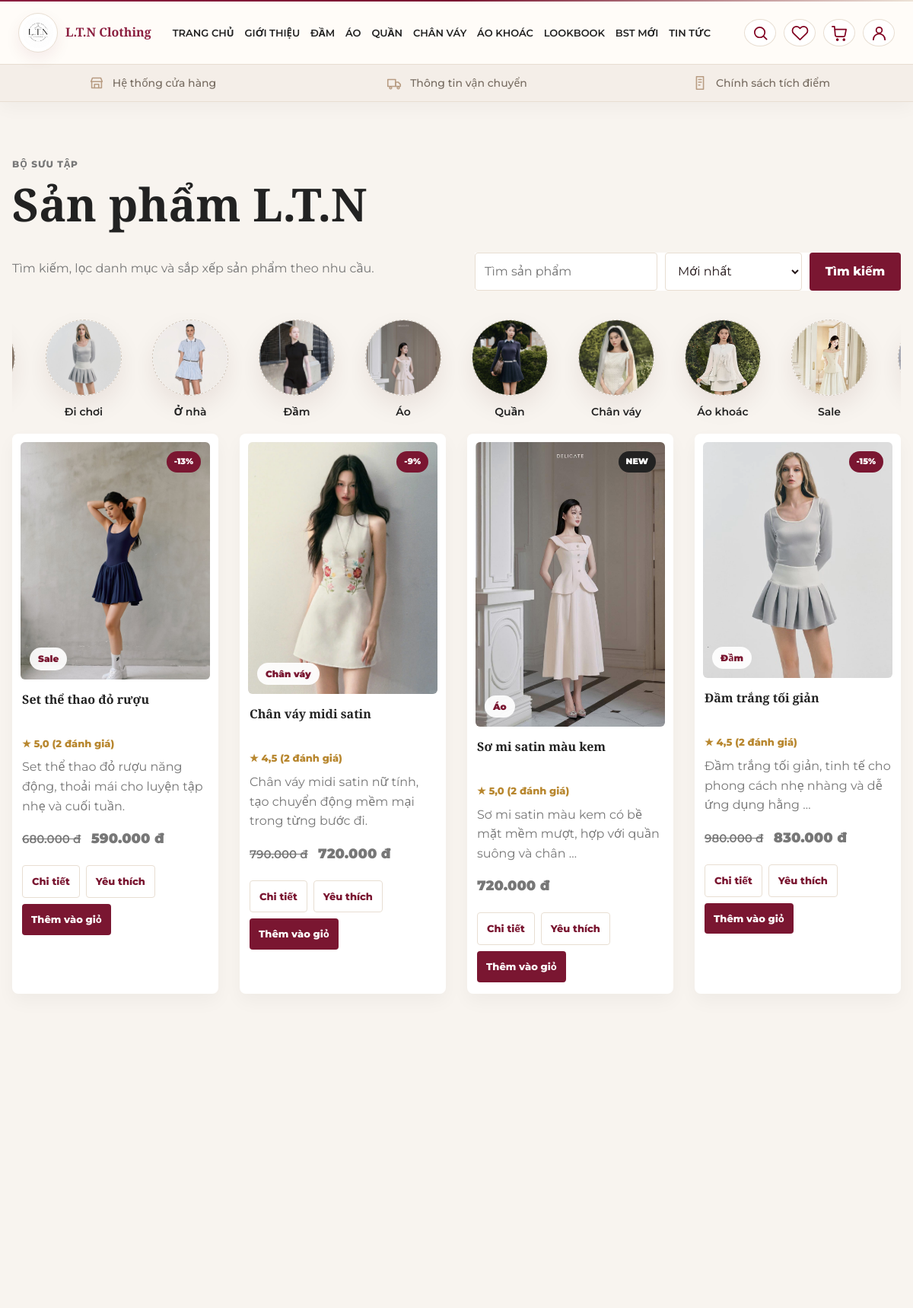
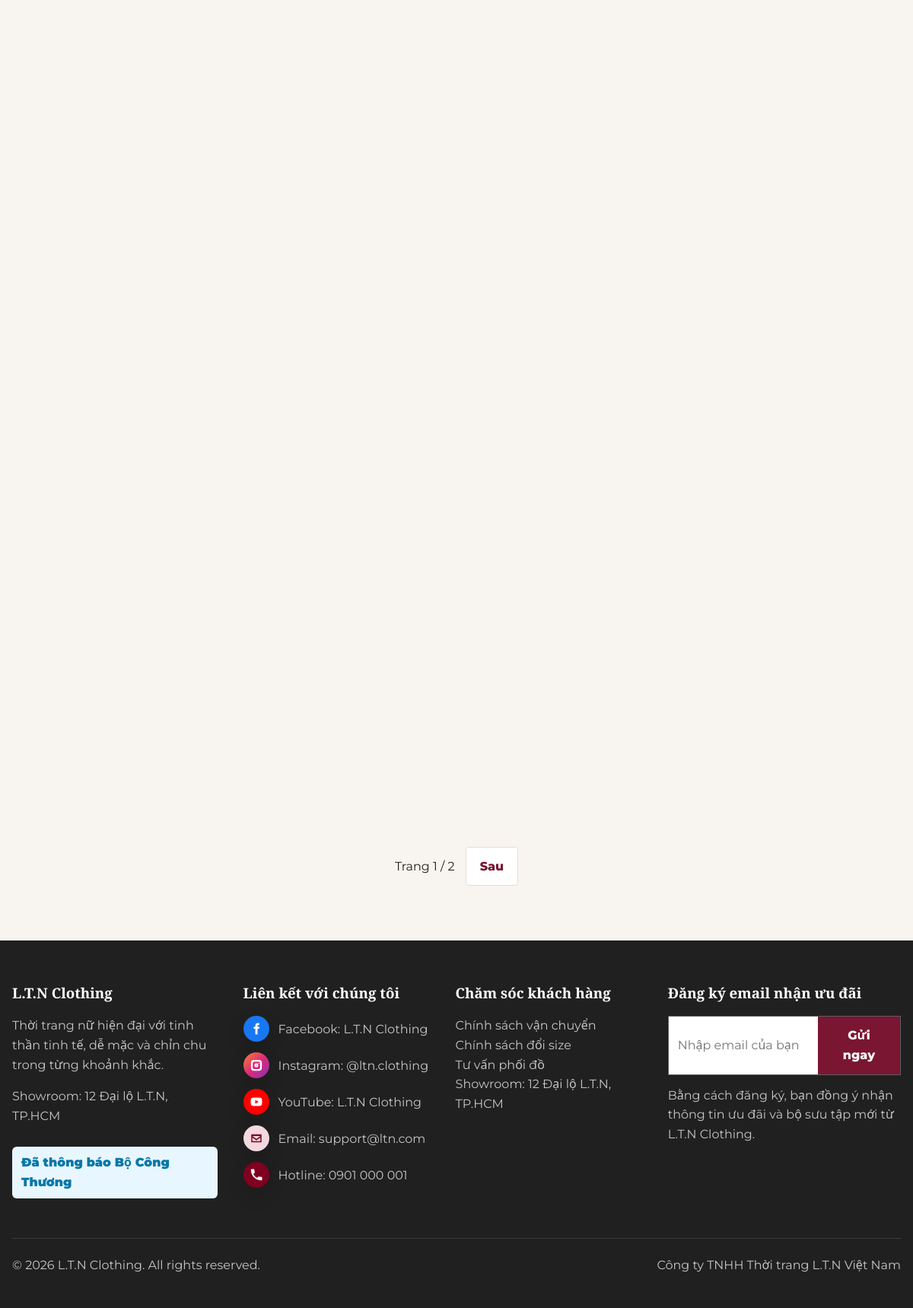
Screenshot of /products/ with the database file from the repository (2 pictures, top to bottom).
### shop/models.py (models this page shows, shortened)
class TimeStampedModel(models.Model):
    created_at = models.DateTimeField(auto_now_add=True)
    updated_at = models.DateTimeField(auto_now=True)
    class Meta:
        abstract = True

class Category(TimeStampedModel):
    name = models.CharField(max_length=120)
    slug = models.SlugField(max_length=140, unique=True, blank=True, allow_unicode=True)
    icon = models.ImageField(upload_to="categories/icons/", blank=True, null=True)
    description = models.TextField(blank=True)
    image = models.ImageField(upload_to="categories/", blank=True, null=True)
    sort_order = models.PositiveIntegerField(default=0)
    is_active = models.BooleanField(default=True)
    class Meta:
        ordering = ["sort_order", "name"]
        verbose_name_plural = "Categories"
    def get_absolute_url(self):
        return reverse("shop:category_products", kwargs={"slug": self.slug})

class Product(TimeStampedModel):
    category = models.ForeignKey(Category, on_delete=models.PROTECT, related_name="products")
    name = models.CharField(max_length=180)
    slug = models.SlugField(max_length=210, unique=True, blank=True, allow_unicode=True)
    sku = models.CharField(max_length=60, unique=True)
    description = models.TextField()
    price = models.DecimalField(max_digits=12, decimal_places=0)
    sale_price = models.DecimalField(max_digits=12, decimal_places=0, blank=True, null=True)
    stock = models.PositiveIntegerField(default=0)
    main_image = models.ImageField(upload_to="products/", blank=True, null=True)
    is_featured = models.BooleanField(default=False)
    is_new = models.BooleanField(default=False)
    is_sale = models.BooleanField(default=False)
    is_active = models.BooleanField(default=True)
    class Meta:
        ordering = ["-created_at"]
    def get_active_sale(self):
        now = timezone.now()
        targets = SaleTarget.objects.select_related("campaign").filter(
            campaign__is_active=True,
            campaign__start_date__lte=now,
            campaign__end_date__gte=now,
        ).filter(
            models.Q(product=self) |
            models.Q(category=self.category) |
            models.Q(collection__products=self)
        )
        best_campaign = None
        best_price = self.price
        best_priority = 99
        for target in targets:
            priority = target.priority
            sale_price = target.campaign.apply_discount(self.price)
            if priority < best_priority or (priority == best_priority and sale_price < best_price):
                best_campaign = target.campaign
                best_price = sale_price
                best_priority = priority
        if best_campaign:
            best_campaign._ltn_sale_price = best_price
            best_campaign._ltn_target_priority = best_priority
        return best_campaign
    def get_final_price(self):
        campaign = self.get_active_sale()
        if campaign:
            return campaign._ltn_sale_price
        if self.sale_price is not None and self.sale_price < self.price:
            return max(Decimal("0"), self.sale_price)
        return self.price
    def get_discount_percent(self):
        final_price = self.get_final_price()
        if final_price >= self.price or not self.price:
            return 0
        return int(((self.price - final_price) / self.price * Decimal("100")).quantize(Decimal("1")))
    def is_on_sale(self):
        return self.get_final_price() < self.price
    @property
    def final_price(self):
        return self.get_final_price()
    @property
    def has_sale(self):
        return self.is_on_sale()
    @property
    def average_rating(self):
        value = self.reviews.filter(is_approved=True).aggregate(avg=Avg("rating"))["avg"] or 0
        return round(float(value), 1)
    @property
    def review_count(self):
        return self.reviews.filter(is_approved=True).count()
    def get_absolute_url(self):
        return reverse("shop:product_detail", kwargs={"slug": self.slug})

class SaleTarget(models.Model):
    campaign = models.ForeignKey(SaleCampaign, on_delete=models.CASCADE, related_name="targets")
    product = models.ForeignKey(Product, on_delete=models.CASCADE, related_name="sale_targets", blank=True, null=True)
    category = models.ForeignKey(Category, on_delete=models.CASCADE, related_name="sale_targets", blank=True, null=True)
    collection = models.ForeignKey(Collection, on_delete=models.CASCADE, related_name="sale_targets", blank=True, null=True)
    created_at = models.DateTimeField(auto_now_add=True)
    class Meta:
        ordering = ["-created_at"]
        constraints = [
            models.UniqueConstraint(fields=["campaign", "product"], name="uniq_sale_campaign_product"),
            models.UniqueConstraint(fields=["campaign", "category"], name="uniq_sale_campaign_category"),
            models.UniqueConstraint(fields=["campaign", "collection"], name="uniq_sale_campaign_collection"),
        ]
    @property
    def priority(self):
        if self.product_id:
            return 0
        if self.collection_id:
            return 1
        return 2

class SaleCampaign(TimeStampedModel):
    DISCOUNT_PERCENT = "percent"
    DISCOUNT_FIXED = "fixed"
    DISCOUNT_CHOICES = [
        (DISCOUNT_PERCENT, "Theo phần trăm"),
        (DISCOUNT_FIXED, "Giảm tiền cố định"),
    ]
    name = models.CharField(max_length=180)
    slug = models.SlugField(max_length=210, unique=True, blank=True, allow_unicode=True)
    description = models.TextField(blank=True)
    discount_type = models.CharField(max_length=20, choices=DISCOUNT_CHOICES, default=DISCOUNT_PERCENT)
    discount_value = models.DecimalField(max_digits=12, decimal_places=0)
    start_date = models.DateTimeField()
    end_date = models.DateTimeField()
    is_active = models.BooleanField(default=True)
    banner_image = models.ImageField(upload_to="sales/", blank=True, null=True)
    class Meta:
        ordering = ["-start_date", "name"]
    def apply_discount(self, price):
        price = Decimal(price or 0)
        if self.discount_type == self.DISCOUNT_PERCENT:
            value = price * (Decimal("1") - self.discount_value / Decimal("100"))
        else:
            value = price - self.discount_value
        return max(Decimal("0"), value.quantize(Decimal("1")))

### shop/views.py (the view)
# urls.py: path("products/", views.product_list, name="product_list"),
def product_list(request, slug=None):
    category = None
    products = Product.objects.filter(is_active=True).select_related("category")
    if slug:
        category = get_object_or_404(Category, slug=slug, is_active=True)
        products = products.filter(category=category)
    form = ProductFilterForm(request.GET)
    if form.is_valid():
        query = form.cleaned_data.get("q")
        sort = form.cleaned_data.get("sort")
        if query:
            products = products.filter(Q(name__icontains=query) | Q(description__icontains=query))
        if sort == "price_asc":
            products = products.order_by("sale_price", "price")
        elif sort == "price_desc":
            products = products.order_by("-sale_price", "-price")
        else:
            products = products.order_by("-created_at")
    paginator = Paginator(products, 9)
    page_obj = paginator.get_page(request.GET.get("page"))
    return render(request, "shop/product_list.html", {
        "category": category,
        "categories": Category.objects.filter(is_active=True),
        "form": form,
        "page_obj": page_obj,
    })

### shop/forms.py
class ProductFilterForm(forms.Form):
    q = forms.CharField(required=False, label="", widget=forms.TextInput(attrs={"placeholder": "Tìm sản phẩm"}))
    sort = forms.ChoiceField(
        required=False,
        choices=[
            ("newest", "Mới nhất"),
            ("price_asc", "Giá tăng dần"),
            ("price_desc", "Giá giảm dần"),
        ],
    )

### shop/context_processors.py (called while the page is built, shortened)
def dashboard_url_for_user(user):
    if not user.is_authenticated:
        return "/login/"

def cart_counter(request):
    user_dashboard_url = dashboard_url_for_user(request.user)
    if not request.user.is_authenticated:
        return {"cart_count": 0, "wishlist_count": 0, "user_dashboard_url": user_dashboard_url}

### shop/templatetags/shop_extras.py (called while the page is built)
@register.filter
def vnd(value):
    try:
        number = int(value or 0)
    except (TypeError, ValueError):
        number = 0
    return f"{number:,}".replace(",", ".") + " đ"

### templates/shop/product_list.html (shortened to what this page needs)
{% extends "base.html" %}
{% block content %}
<main class="container jm-section">
  <div class="shop-head">
    <div>
      <p class="eyebrow">{% if category %}{{ category.name }}{% else %}Bộ sưu tập{% endif %}</p>
      <h1>Sản phẩm L.T.N</h1>
      <p>Tìm kiếm, lọc danh mục và sắp xếp sản phẩm theo nhu cầu.</p>
    </div>
    <form class="shop-filter" method="get">
      {{ form.q }}
      {{ form.sort }}
      <button>Tìm kiếm</button>
    </form>
  </div>
  <div class="category-row jm-category-row">
    {% for item in categories %}{% include "partials/category_circle.html" with category=item %}{% endfor %}
  </div>
  <div class="jm-product-grid">
    {% for product in page_obj %}
      {% include "partials/product_card.html" %}
    {% empty %}
      <div class="empty">Không tìm thấy sản phẩm phù hợp.</div>
    {% endfor %}
  </div>
  {% if page_obj.has_other_pages %}
    <div class="pagination-row">
      <span>Trang {{ page_obj.number }} / {{ page_obj.paginator.num_pages }}</span>
      {% if page_obj.has_next %}<a class="btn secondary" href="?page={{ page_obj.next_page_number }}">Sau</a>{% endif %}
    </div>
  {% endif %}
</main>
{% endblock %}

### templates/partials/category_circle.html
<a class="category-circle" href="{{ category.get_absolute_url }}">
  <span>
    {% if category.icon %}
      <img src="{{ category.icon.url }}" alt="{{ category.name }}">
    {% elif category.image %}
      <img src="{{ category.image.url }}" alt="{{ category.name }}">
    {% else %}
      {{ category.name|slice:":1" }}
    {% endif %}
  </span>
  <strong>{{ category.name }}</strong>
</a>

### templates/partials/product_card.html
{% load shop_extras %}
<article class="card product-card">
  <a class="product-art" href="{{ product.get_absolute_url }}">
    {% if product.main_image %}
      <img src="{{ product.main_image.url }}" alt="{{ product.name }}" loading="lazy">
    {% else %}
      <img src="/static/WEBIMG/sang trọng.1.png" alt="{{ product.name }}" loading="lazy">
    {% endif %}
    <span class="badge">{{ product.category.name }}</span>
    {% if product.has_sale %}
      <span class="product-flag sale">{% if product.get_discount_percent %}-{{ product.get_discount_percent }}%{% else %}Sale{% endif %}</span>
    {% elif product.is_new %}
      <span class="product-flag new">New</span>
    {% endif %}
  </a>
  <div class="content">
    <h3>{{ product.name }}</h3>
    <div class="product-rating"><span>★</span> {{ product.average_rating|default:"0" }} ({{ product.review_count }} đánh giá)</div>
    <p>{{ product.description|truncatewords:16 }}</p>
    <p class="price">
      {% if product.has_sale %}<small><del>{{ product.price|vnd }}</del></small>{% endif %}
      {{ product.final_price|vnd }}
    </p>
    <div class="hero-actions">
      <a class="btn secondary" href="{{ product.get_absolute_url }}">Chi tiết</a>
      <a class="btn secondary" href="{% url 'shop:toggle_wishlist' product.id %}">Yêu thích</a>
      <a class="btn" href="{% url 'shop:add_to_cart' product.id %}">Thêm vào giỏ</a>
    </div>
  </div>
</article>

### static/css/base.css (style rules this page uses)
* { box-sizing: border-box; }
body { margin: 0; font-family: "Segoe UI", Arial, sans-serif; color: var(--text-dark); background: var(--cream-bg); line-height: 1.6; }
a { color: inherit; text-decoration: none; }
img { display: block; max-width: 100%; }
h1, h2, h3, p { margin-top: 0; }
h1 { font-size: clamp(36px, 5vw, 66px); line-height: 1.05; letter-spacing: 0; }
h3 { line-height: 1.2; }
.container { width: min(1180px, calc(100% - 32px)); margin: auto; }
.eyebrow { color: var(--fashion-maroon); font-size: 12px; font-weight: 800; letter-spacing: .08em; text-transform: uppercase; }
.btn, button { border: 0; border-radius: 6px; background: var(--fashion-maroon); color: var(--white); padding: 12px 18px; font: inherit; font-weight: 800; cursor: pointer; transition: transform .18s ease, box-shadow .18s ease, background .18s ease; }
.btn.secondary, button.secondary { background: var(--white); color: var(--fashion-maroon); border: 1px solid var(--border); }
input, select, textarea { width: 100%; min-height: 44px; border: 1px solid var(--border); border-radius: 6px; background: var(--white); color: var(--text-dark); padding: 10px 12px; font: inherit; }
small { color: var(--text-muted); }
.card { background: var(--white); border: 1px solid var(--border); border-radius: 8px; padding: 22px; box-shadow: 0 16px 36px rgba(59, 13, 17, .08); }
.badge { display: inline-flex; align-items: center; width: max-content; border-radius: 999px; background: var(--rose-bg); color: var(--fashion-maroon); padding: 5px 11px; font-size: 12px; font-weight: 900; }
.category-row { display: flex; gap: 22px; overflow-x: auto; padding: 8px 2px 18px; }
.category-circle { display: grid; justify-items: center; gap: 10px; min-width: 104px; color: var(--burgundy-black); font-weight: 900; text-align: center; }
.category-circle span { display: grid; place-items: center; width: 92px; height: 92px; border: 1px solid var(--border); border-radius: 50%; background: var(--white); color: var(--fashion-maroon); box-shadow: 0 14px 32px rgba(59, 13, 17, .08); overflow: hidden; }
.category-circle img { width: 100%; height: 100%; object-fit: cover; }

### static/css/layout.css (style rules this page uses)
.hero-actions { display: flex; flex-wrap: wrap; gap: 12px; margin-top: 20px; }

### static/css/customer.css (style rules this page uses)
.product-card { padding: 0; overflow: hidden; }
.product-card .content { padding: 18px; }
.product-art { position: relative; min-height: 240px; display: block; overflow: hidden; background: linear-gradient(135deg, var(--dark-cherry), var(--fashion-maroon)); border-radius: 8px 8px 0 0; }
.product-art img { width: 100%; height: 100%; min-height: 240px; object-fit: cover; transition: transform .35s ease; }
.product-art .badge { position: absolute; left: 14px; bottom: 14px; background: rgba(255, 255, 255, .9); }
.price { color: var(--fashion-maroon); font-size: 20px; font-weight: 900; }

### rows the page displays
Category: image (picture)
Category: icon (picture), name "Đi chơi"
Category: icon (picture), name "Ở nhà"
Category: icon (picture), name "Đầm"
Category: icon (picture), name "Áo"
Category: icon (picture), name "Quần"
Category: icon (picture), name "Chân váy"
Category: icon (picture), name "Áo khoác"
Category: icon (picture), name "Sale"
Category: icon (picture)
Product: main_image (picture), category.name "Sale", get_discount_percent "13", name "Set thể thao đỏ rượu", average_rating "5,0", review_count "2", description "Set thể thao đỏ rượu năng động, thoải mái cho luyện tập nhẹ và cuối tuần.", price|vnd "680.000 đ", final_price|vnd "590.000 đ"
Product: main_image (picture), category.name "Chân váy", get_discount_percent "9", name "Chân váy midi satin", average_rating "4,5", review_count "2", description "Chân váy midi satin nữ tính, tạo chuyển động mềm mại trong từng bước đi.", price|vnd "790.000 đ", final_price|vnd "720.000 đ"
Product: main_image (picture), category.name "Áo", is_new "NEW", name "Sơ mi satin màu kem", average_rating "5,0", review_count "2", description "Sơ mi satin màu kem có bề mặt mềm mượt, hợp với quần suông và chân …", final_price|vnd "720.000 đ"
Product: main_image (picture), category.name "Đầm", get_discount_percent "15", name "Đầm trắng tối giản", average_rating "4,5", review_count "2", description "Đầm trắng tối giản, tinh tế cho phong cách nhẹ nhàng và dễ ứng dụng hằng …", price|vnd "980.000 đ", final_price|vnd "830.000 đ"

### other values shown
{{ page_obj.number }} "1"
{{ page_obj.paginator.num_pages }} "2"
